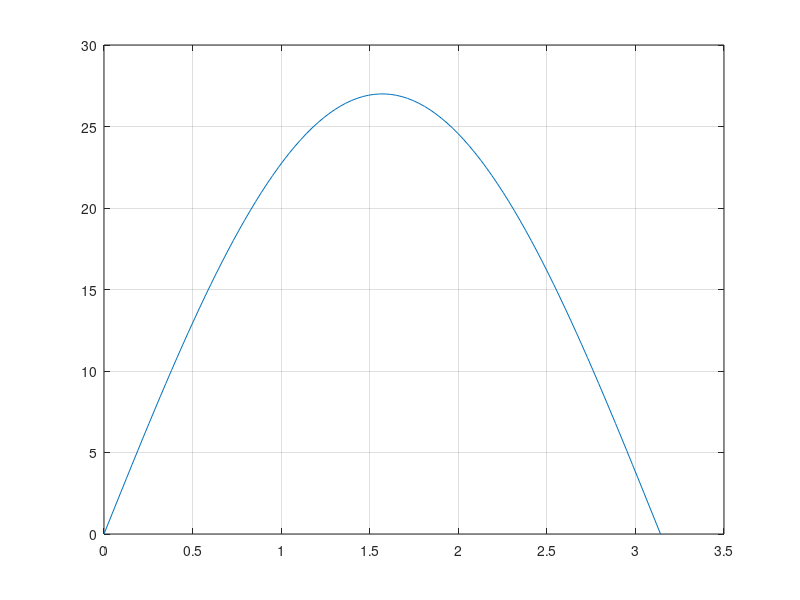

Write MATLAB code to recreate this figure.
f = @(t) 27* sin(t).*(sin(t)>=0);            % Half-Wave Rectified Sine Function
t = linspace(0, pi);
figure(1)
plot(t, f(t))
grid
%axis([0  4*pi    -1.5  1.5])
% 
% Start = [0 -27];
% Cargo_pick = [90 -22];
% Cargo_desitination = [450 -22];
% Finishing =  [0 -27];

